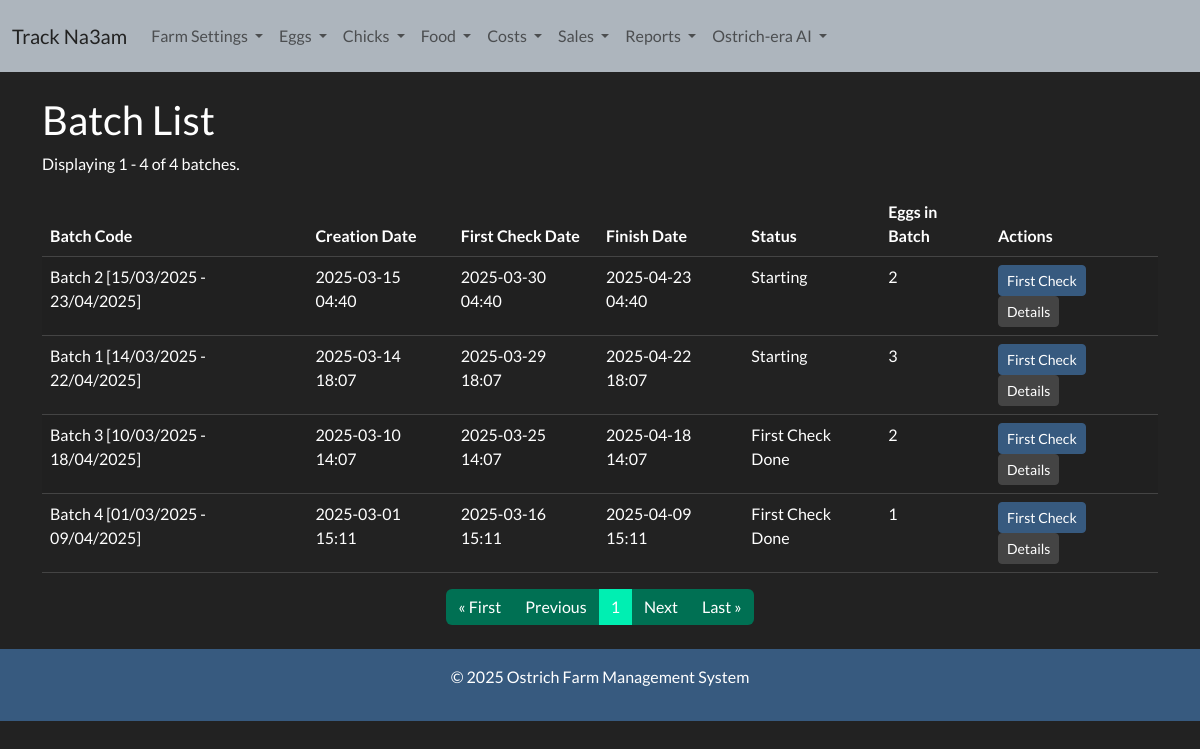
The app's page /batch-list/ with its own data.
### ostrich/models.py (models this page shows, shortened)
class Batch(models.Model):
    creation_date = models.DateTimeField(default=timezone.now)
    first_check_date = models.DateTimeField(blank=True, null=True)
    finish_date = models.DateTimeField(blank=True, null=True)
    batch_code = models.CharField(max_length=100, unique=True, blank=True)
    @property
    def status(self):
        now = timezone.now()
        if now < self.first_check_date:
            return "Starting"
        elif self.first_check_date <= now < self.finish_date:
            return "First Check Done"
        else:
            return "Finished"
    @property
    def number_of_eggs(self):
        return self.eggs.count()

### ostrich/views.py (the view)
# urls.py: path('batch-list/', views.batch_list, name='batch_list'),
def batch_list(request):
    batches = Batch.objects.all().order_by('-creation_date')  # Order by creation_date in descending order
    paginator = Paginator(batches, 20)  # Show 20 batches per page
    page_number = request.GET.get('page')  # Get the current page number from the URL
    page_batches = paginator.get_page(page_number)  # Get the batches for the requested page
    return render(request, 'eggs/batch_list.html', {'page_batches': page_batches})

### templates/eggs/batch_list.html
{% extends 'base.html' %}
{% block content %}
<h2>Batch List</h2>
<p>Displaying {{ page_batches.start_index }} - {{ page_batches.end_index }} of {{ page_batches.paginator.count }} batches.</p>
<table class="table table-striped">
    <thead>
        <tr>
            <th>Batch Code</th>
            <th>Creation Date</th>
            <th>First Check Date</th>
            <th>Finish Date</th>
            <th>Status</th>
            <th>Eggs in Batch</th>
            <th>Actions</th>
        </tr>
    </thead>
    <tbody>
        {% for batch in page_batches %}
        <tr>
            <td>{{ batch.batch_code }}</td>
            <td>{{ batch.creation_date|date:"Y-m-d H:i" }}</td>
            <td>{{ batch.first_check_date|date:"Y-m-d H:i" }}</td>
            <td>{{ batch.finish_date|date:"Y-m-d H:i" }}</td>
            <td>{{ batch.status }}</td>
            <td>{{ batch.number_of_eggs }}</td>
            <td>
                <a href="{% url 'first_check' batch.id %}" class="btn btn-primary btn-sm">First Check</a>
                <a href="{% url 'batch_detail' batch.id %}" class="btn btn-secondary btn-sm">Details</a>
            </td>
        </tr>
        {% empty %}
        <tr>
            <td colspan="7" class="text-center">No batches available.</td>
        </tr>
        {% endfor %}
    </tbody>
</table>
<nav aria-label="Page navigation">
    <ul class="pagination justify-content-center">
        {% if page_batches.has_previous %}
        <li class="page-item">
            <a class="page-link" href="?page=1">&laquo; First</a>
        </li>
        <li class="page-item">
            <a class="page-link" href="?page={{ page_batches.previous_page_number }}">Previous</a>
        </li>
        {% else %}
        <li class="page-item disabled">
            <a class="page-link" href="#" tabindex="-1" aria-disabled="true">&laquo; First</a>
        </li>
        <li class="page-item disabled">
            <a class="page-link" href="#" tabindex="-1" aria-disabled="true">Previous</a>
        </li>
        {% endif %}
        <li class="page-item active" aria-current="page">
            <span class="page-link">{{ page_batches.number }}</span>
        </li>
        {% if page_batches.has_next %}
        <li class="page-item">
            <a class="page-link" href="?page={{ page_batches.next_page_number }}">Next</a>
        </li>
        <li class="page-item">
            <a class="page-link" href="?page={{ page_batches.paginator.num_pages }}">Last &raquo;</a>
        </li>
        {% else %}
        <li class="page-item disabled">
            <a class="page-link" href="#" tabindex="-1" aria-disabled="true">Next</a>
        </li>
        <li class="page-item disabled">
            <a class="page-link" href="#" tabindex="-1" aria-disabled="true">Last &raquo;</a>
        </li>
        {% endif %}
    </ul>
</nav>
{% endblock %}

### records on screen
Batch: batch_code "Batch 2 [15/03/2025 - 23/04/2025]", creation_date "2025-03-15 04:40", first_check_date "2025-03-30 04:40", finish_date "2025-04-23 04:40", status "Starting", number_of_eggs "2"
Batch: batch_code "Batch 1 [14/03/2025 - 22/04/2025]", creation_date "2025-03-14 18:07", first_check_date "2025-03-29 18:07", finish_date "2025-04-22 18:07", status "Starting", number_of_eggs "3"
Batch: batch_code "Batch 3 [10/03/2025 - 18/04/2025]", creation_date "2025-03-10 14:07", first_check_date "2025-03-25 14:07", finish_date "2025-04-18 14:07", status "First Check Done", number_of_eggs "2"
Batch: batch_code "Batch 4 [01/03/2025 - 09/04/2025]", creation_date "2025-03-01 15:11", first_check_date "2025-03-16 15:11", finish_date "2025-04-09 15:11", status "First Check Done", number_of_eggs "1"

### other values on screen
{{ page_batches.start_index }} "1"
{{ page_batches.end_index }} "4"
{{ page_batches.paginator.count }} "4"
{{ page_batches.number }} "1"
